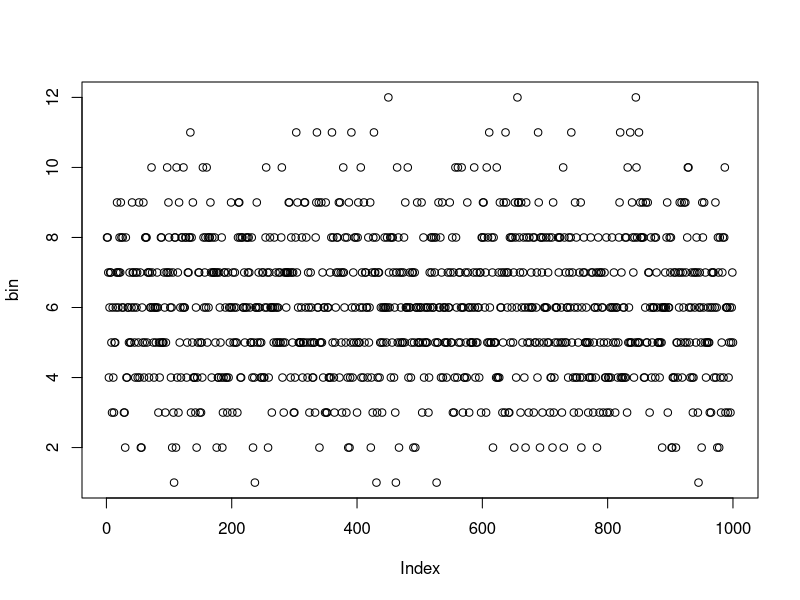
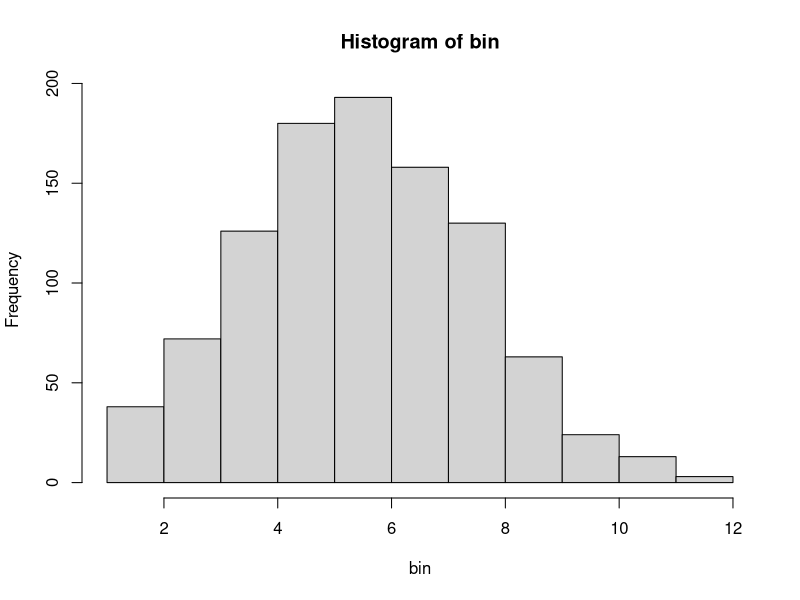
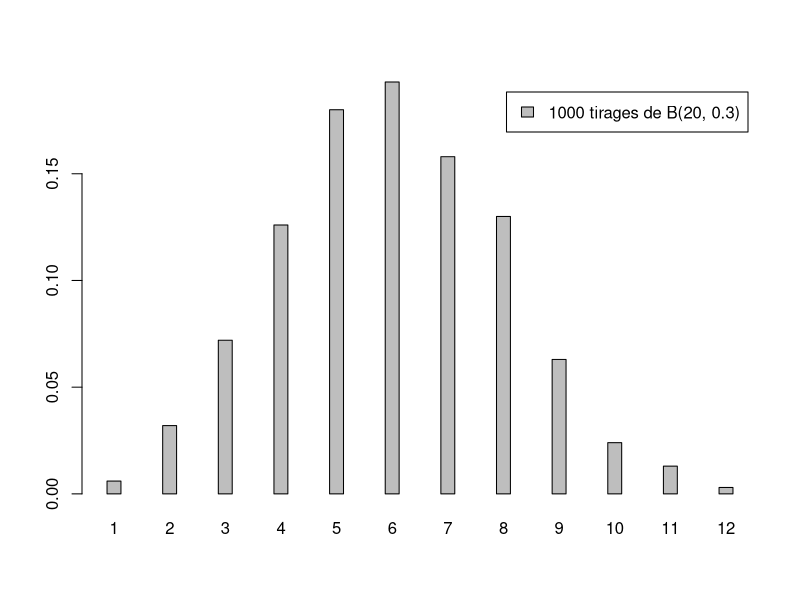
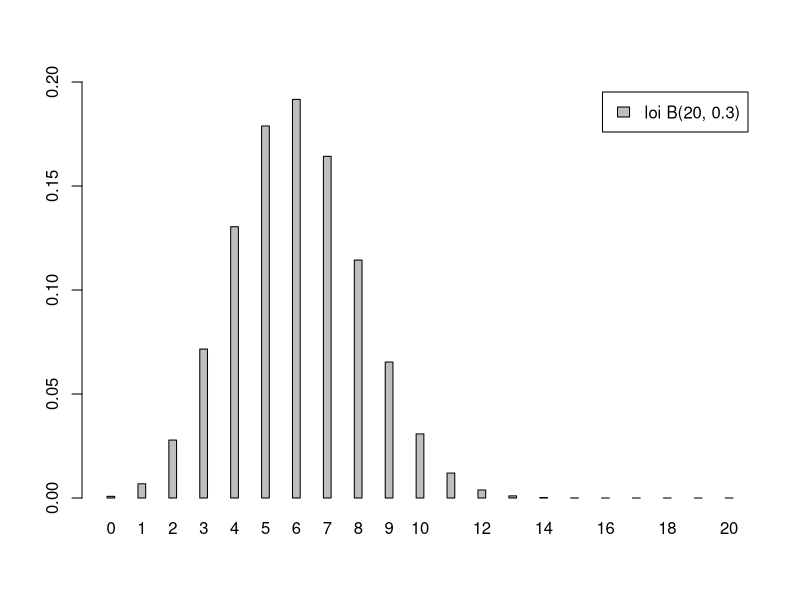
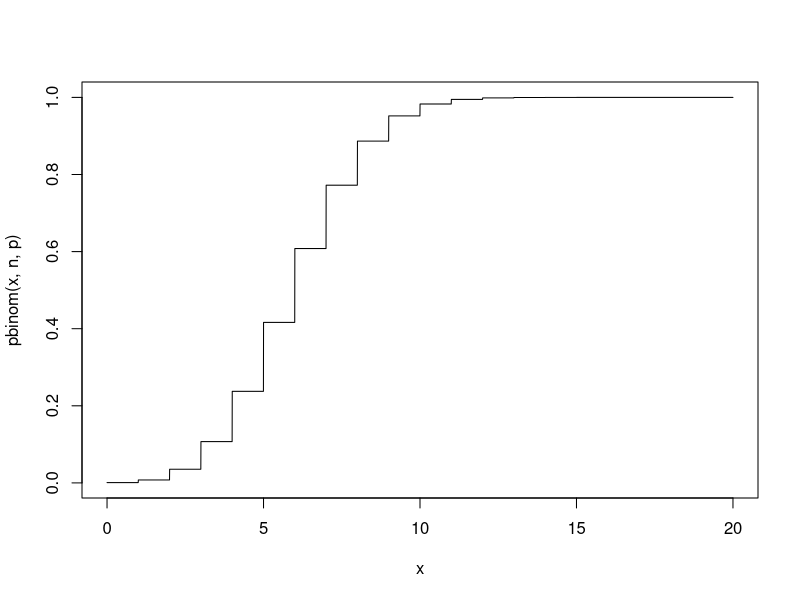
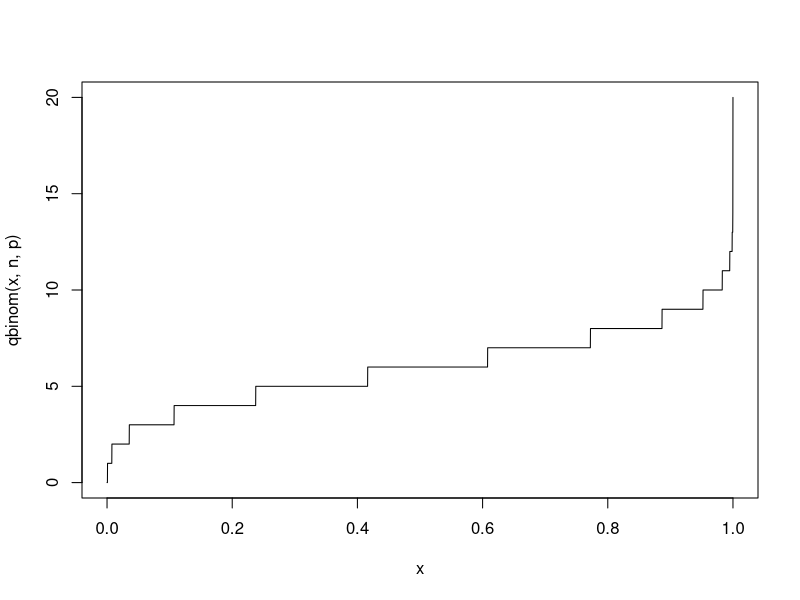

The R source for these figures, in order:
## ---- chunk 1
factorial(5)
## ---- chunk 2
factorial(7)/factorial(2)^2
## ---- chunk 3
choose(10,5)
## ---- chunk 4
factorial(10)/factorial(5)
## ---- chunk 5
4^10
1024^2
## ---- chunk 6
n <- 20
p <- 0.3
bin <- rbinom(1000, n, p)
plot(bin)
## ---- chunk 7
sum(bin == 5)
## ---- chunk 8
table(bin)
## ---- chunk 9
table(bin)/1000
## ---- chunk 10
mean(bin)
sd(bin)
## ---- chunk 11
summary(bin)

## ---- chunk 12
sum(bin <= 7)
## ---- chunk 13
n*p
sqrt(n*p*(1-p))
## ---- chunk 14
hist(bin)
barplot(table(bin)/1000, legend.text="1000 tirages de B(20, 0.3)", space = 3, axes = TRUE)
## ---- chunk 15
val = c(5, 6, 7)
dbinom(val, n, p)
y <- table(bin)/1000
y[5:7]


## ---- chunk 16
choose(n, 5)*p^5*(1-p)^(n-5)
choose(n, 6)*p^6*(1-p)^(n-6)
choose(n, 7)*p^7*(1-p)^(n-7)
## ---- chunk 17
val = c(0:20)
x <- dbinom(val, n, p)
barplot(x, legend.text="loi B(20, 0.3)", names.arg = val, space = 3, axes = TRUE, ylim = c(0, 0.2))
## ---- chunk 18
pbinom(1, n, p)
## ---- chunk 19
curve(pbinom(x, n, p), from = 0, to = 20, n=5000)
## ---- chunk 20
curve(qbinom(x, n, p), from = 0, to = 1, n=5000)
## ---- chunk 21
mediane <- qbinom(0.5, n, p)
q1 <- qbinom(0.25, n, p)
q3 <- qbinom(0.75, n, p)
d1 <- qbinom(0.1, n, p)
d9 <- qbinom(0.9, n, p)
Iq <- q3 - q1
Id <- d9 - d1
d1
q1 
mediane
q3
d9
print(paste("intervalle interquartile ", Iq))
print(paste("intervalle interdecile ", Id))
